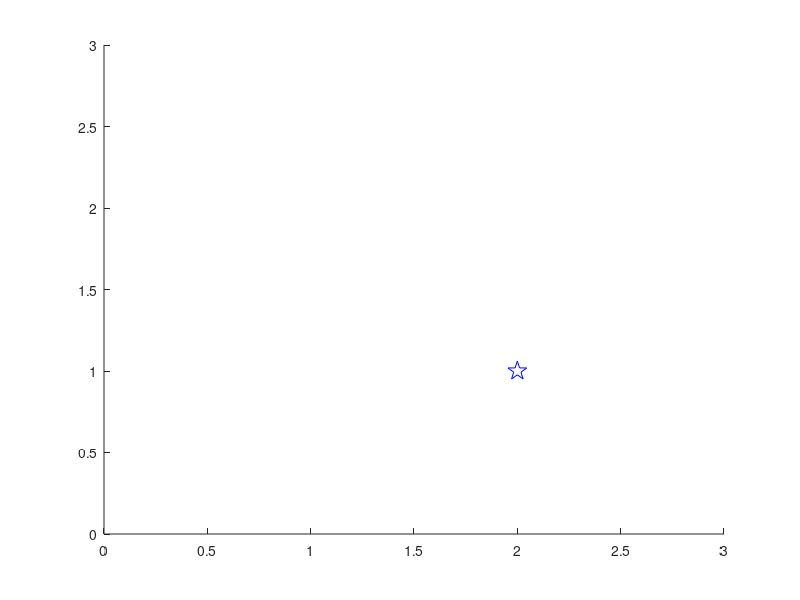

Recreate this plot in MATLAB.
function boss()

boss = scatter(2,1,200,'b','p');
axis([0 3 0 3])
ispress = struct('uparrow',false,'downarrow',false,'rightarrow',false,'leftarrow',false);

  function bossfcn(obj,event)
      boss.XData = boss.XData + rand;
      boss.YData = boss.YData + rand;
  end
end

